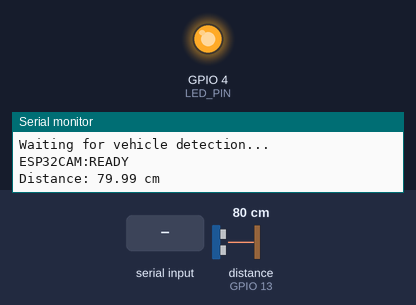
Bench run of a sketch on a simulated ESP32. On the bench: output pins drawn as LEDs (lit = HIGH), the last lines printed to the serial monitor. Wiring (inferred from the names in the program): ultrasonic range finder: trigger GPIO 12; echo GPIO 13. Dashed ring = blinking. The inputs (shaded band) are chosen by the test bench; at power-on: distance to the obstacle (sensor on GPIO 13) 80 cm. The echo pulse lasts 58.3 µs per cm; WiFi joins after 1.5 s; servers stay silent unless stated; uploads are accepted with an empty reply; the camera gives no picture; pins used as bus, display or sensor lines are not drawn.

Above: at 4.4 s.
4.5 s: distance to the obstacle (sensor on GPIO 13) set to 4 cm
At 4.74 s:
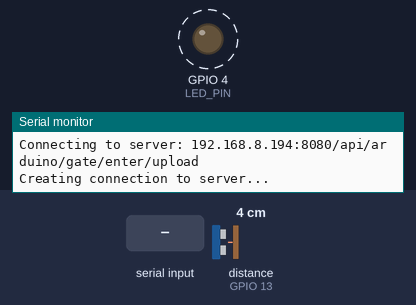
7.5 s: "TAKE_PHOTO\n" received over Serial
10.5 s: distance to the obstacle (sensor on GPIO 13) set to 2 cm
At 11.1 s:
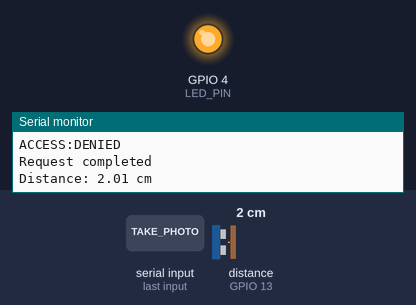
12.1 s: "1\n" received over Serial
Timing chart, 0 to 14.6 s (numbered marks = the images above; inputs shaded):
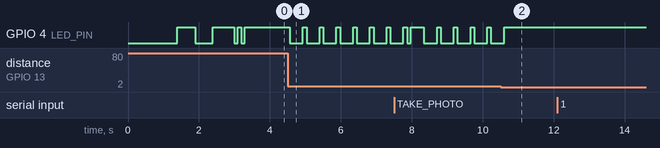

Measured:
- after the input at 4.5 s, GPIO 4 (LED_PIN): alternates HIGH for 0.10 s and LOW for 0.37 s, starting after 0.06 s
- after the input at 10.5 s, GPIO 4 (LED_PIN): goes on until 10.6 s, then stays HIGH

The sketch:

gate_enter_esp32cam.ino
```cpp
#include "esp_camera.h"
#include <WiFi.h>
#include <HTTPClient.h>
#include <ArduinoJson.h>
#include <ESP32Servo.h>

// WiFi credentials
const char* ssid = "Dialog 4G 405";
const char* password = "64CBCCC7";

// Backend server settings - separate host and path
const char* serverHost = "192.168.8.194"; // Replace with your actual server hostname
const char* serverPath = "/api/arduino/gate/enter/upload";
const int serverPort = 8080; // Default HTTP port, use 443 for HTTPS
const char* apiKey = "533a269d-e866-43be-93af-e65a43905762";
const char* locationId = "678bd59982059b655da1098e";

// Pin definitions for CAMERA_MODEL_AI_THINKER
#define PWDN_GPIO_NUM     32
#define RESET_GPIO_NUM    -1
#define XCLK_GPIO_NUM      0
#define SIOD_GPIO_NUM     26
#define SIOC_GPIO_NUM     27
#define Y9_GPIO_NUM       35
#define Y8_GPIO_NUM       34
#define Y7_GPIO_NUM       39
#define Y6_GPIO_NUM       36
#define Y5_GPIO_NUM       21
#define Y4_GPIO_NUM       19
#define Y3_GPIO_NUM       18
#define Y2_GPIO_NUM        5
#define VSYNC_GPIO_NUM    25
#define HREF_GPIO_NUM     23
#define PCLK_GPIO_NUM     22

// LED pin for status indication
#define LED_PIN 4  // GPIO4 is the onboard LED on many ESP32-CAM boards

// GPIO pin for Servo control
#define SERVO_PIN 2  // GPIO2 is available on ESP32-CAM (may need external pullup resistor)

// Gate control parameters
// Servo gateServo; // REMOVED: No longer controlling servo from ESP32-CAM
// const int GATE_CLOSED_POSITION = 0;    // Angle for closed gate (adjust as needed)
// const int GATE_OPEN_POSITION = 90;     // Angle for open gate (adjust as needed)
// const unsigned long GATE_OPEN_TIME = 10000; // Time to keep gate open in ms (10 seconds)
// unsigned long gateOpenTime = 0;
// bool gateIsOpen = false;

// Ultrasonic sensor pins (if connected directly to ESP32-CAM)
#define TRIGGER_PIN 12  // Can use GPIO12 on ESP32-CAM
#define ECHO_PIN 13     // Can use GPIO13 on ESP32-CAM
bool processingPicture = false;
long duration;
float distance;

void setup() {
  // Start serial communication
  Serial.begin(115200); // Use default UART for both debug and NodeMCU communication

  // Initialize status LED
  pinMode(LED_PIN, OUTPUT);
  digitalWrite(LED_PIN, LOW); // Turn on LED (LOW is ON for most ESP32-CAM boards)

  // Setup ultrasonic sensor (if connected directly to ESP32-CAM)
  pinMode(TRIGGER_PIN, OUTPUT);
  pinMode(ECHO_PIN, INPUT);
  digitalWrite(TRIGGER_PIN, LOW);

  // Initial startup message
  delay(1000); // Wait for serial to be ready
  Serial.println("\n\n");
  Serial.println("====================================");
  Serial.println("ESP32-CAM Gate System Initializing");
  Serial.println("====================================");
  Serial.println("Firmware compiled: " __DATE__ " " __TIME__);
  Serial.printf("ESP32 SDK Version: %s\n", ESP.getSdkVersion());
  Serial.printf("ESP32 CPU Freq: %d MHz\n", ESP.getCpuFreqMHz());
  Serial.printf("ESP32 Flash Size: %d bytes\n", ESP.getFlashChipSize());
  Serial.printf("Free Heap: %d bytes\n", ESP.getFreeHeap());

  // Setup servo control (allocate timer before camera initialization)
  // ESP32PWM::allocateTimer(0);  // Allocate timer 0
  // gateServo.setPeriodHertz(50); // Standard 50Hz servo
  // gateServo.attach(SERVO_PIN, 500, 2400); // Attach with min/max pulse width
  // gateServo.write(GATE_CLOSED_POSITION); // Start with gate closed
  // Serial.println("Servo initialized");

  // Initialize camera
  Serial.println("Initializing camera...");
  camera_config_t config;
  config.ledc_channel = LEDC_CHANNEL_0;
  config.ledc_timer = LEDC_TIMER_0;
  config.pin_d0 = Y2_GPIO_NUM;
  config.pin_d1 = Y3_GPIO_NUM;
  config.pin_d2 = Y4_GPIO_NUM;
  config.pin_d3 = Y5_GPIO_NUM;
  config.pin_d4 = Y6_GPIO_NUM;
  config.pin_d5 = Y7_GPIO_NUM;
  config.pin_d6 = Y8_GPIO_NUM;
  config.pin_d7 = Y9_GPIO_NUM;
  config.pin_xclk = XCLK_GPIO_NUM;
  config.pin_pclk = PCLK_GPIO_NUM;
  config.pin_vsync = VSYNC_GPIO_NUM;
  config.pin_href = HREF_GPIO_NUM;
  config.pin_sscb_sda = SIOD_GPIO_NUM;
  config.pin_sscb_scl = SIOC_GPIO_NUM;
  config.pin_pwdn = PWDN_GPIO_NUM;
  config.pin_reset = RESET_GPIO_NUM;
  config.xclk_freq_hz = 20000000;
  config.pixel_format = PIXFORMAT_JPEG;

  // Check for PSRAM
  bool hasPSRAM = psramFound();
  Serial.printf("PSRAM found: %s\n", hasPSRAM ? "YES" : "NO");

  // Use a much smaller image size to avoid memory issues
  if (hasPSRAM) {
    config.frame_size = FRAMESIZE_VGA; // Reduced from UXGA to VGA (640x480)
    config.jpeg_quality = 12; // Lower quality (higher number = lower quality)
    config.fb_count = 1;
    Serial.println("Camera config: VGA resolution (640x480)");
  } else {
    config.frame_size = FRAMESIZE_QVGA; // Even smaller (320x240)
    config.jpeg_quality = 12;
    config.fb_count = 1;
    Serial.println("Camera config: QVGA resolution (320x240)");
  }

  // Initialize the camera
  esp_err_t err = esp_camera_init(&config);
  if (err != ESP_OK) {
    Serial.printf("Camera initialization FAILED with error 0x%x\n", err);
    // Blink LED rapidly to indicate camera error
    for (int i = 0; i < 10; i++) {
      digitalWrite(LED_PIN, HIGH);
      delay(100);
      digitalWrite(LED_PIN, LOW);
      delay(100);
    }
    Serial.println("System halted due to camera initialization failure");
    while (1) {
      // Blink SOS pattern
      for (int i = 0; i < 3; i++) { // Short blinks (S)
        digitalWrite(LED_PIN, LOW); delay(200); digitalWrite(LED_PIN, HIGH); delay(200);
      }
      delay(300);
      for (int i = 0; i < 3; i++) { // Long blinks (O)
        digitalWrite(LED_PIN, LOW); delay(600); digitalWrite(LED_PIN, HIGH); delay(200);
      }
      delay(300);
      for (int i = 0; i < 3; i++) { // Short blinks (S)
        digitalWrite(LED_PIN, LOW); delay(200); digitalWrite(LED_PIN, HIGH); delay(200);
      }
      delay(1000);
    }
  }
  Serial.println("Camera initialized successfully!");

  // Test camera by taking a snapshot
  Serial.println("Taking test image...");
  camera_fb_t * fb = esp_camera_fb_get();
  if (!fb) {
    Serial.println("Test image capture failed!");
  } else {
    Serial.printf("Test image captured successfully! Size: %d bytes\n", fb->len);
    esp_camera_fb_return(fb);
  }

  // Connect to WiFi
  Serial.printf("Connecting to WiFi network: %s\n", ssid);
  WiFi.begin(ssid, password);

  // Blink LED while connecting to WiFi
  int wifiAttempts = 0;
  while (WiFi.status() != WL_CONNECTED) {
    digitalWrite(LED_PIN, !digitalRead(LED_PIN)); // Toggle LED
    delay(500);
    Serial.print(".");
    wifiAttempts++;
    if (wifiAttempts > 20) {
      Serial.println("\nWiFi connection timeout! Will continue but WiFi is not connected.");
      break;
    }
  }

  if (WiFi.status() == WL_CONNECTED) {
    Serial.println("\nWiFi connected successfully!");
    Serial.print("IP address: ");
    Serial.println(WiFi.localIP());
    // Blink LED twice to indicate WiFi connected
    for (int i = 0; i < 2; i++) {
      digitalWrite(LED_PIN, HIGH);
      delay(100);
      digitalWrite(LED_PIN, LOW);
      delay(100);
    }
  }

  // Turn off LED to indicate all systems ready
  digitalWrite(LED_PIN, HIGH); // LED off (HIGH is OFF for most ESP32-CAM boards)

  // All systems ready
  Serial.println("\n====================================");
  Serial.println("ESP32-CAM Gate System READY");
  Serial.println("====================================");
  Serial.println("Waiting for vehicle detection...");

  // Send ready signal to serial
  Serial.println("ESP32CAM:READY");
}

void loop() {
  // Process any commands from serial (if still connected to NodeMCU)
  if (Serial.available()) {
    String command = Serial.readStringUntil('\n');
    command.trim();

    Serial.printf("Command received: %s\n", command.c_str());

    if (command == "TAKE_PHOTO") {
      Serial.println("Photo request received");
      // Blink LED once
      digitalWrite(LED_PIN, LOW);
      delay(100);
      digitalWrite(LED_PIN, HIGH);

      takePhotoAndSend();
    }
  }

  // Check ultrasonic sensor for vehicle detection
  checkUltrasonicSensor();

  // Check if it's time to close the gate
  // if (gateIsOpen && (millis() - gateOpenTime > GATE_OPEN_TIME)) {
  //   closeGate();
  // }

  delay(100);
}

void checkUltrasonicSensor() {
  // Clear trigger pin
  digitalWrite(TRIGGER_PIN, LOW);
  delayMicroseconds(2);

  // Send trigger pulse
  digitalWrite(TRIGGER_PIN, HIGH);
  delayMicroseconds(10);
  digitalWrite(TRIGGER_PIN, LOW);

  // Get duration
  duration = pulseIn(ECHO_PIN, HIGH);

  // Calculate distance
  distance = (duration * 0.0343) / 2;

  // Only print distance every 2 seconds to reduce serial output
  static unsigned long lastPrintTime = 0;
  if (millis() - lastPrintTime > 2000) {
    Serial.print("Distance: ");
    Serial.print(distance);
    Serial.println(" cm");
    lastPrintTime = millis();
  }

  // Check if object is at approximately 4.5cm (with 0.5cm tolerance)
  // and we're not currently processing a picture
  if (distance >= 4.0 && distance <= 5.0 && !processingPicture) {
    Serial.println("Detected vehicle at recognition distance!");
    digitalWrite(LED_PIN, LOW);  // Turn on LED
    processingPicture = true;
    takePhotoAndSend();
  }
}

void takePhotoAndSend() {
  Serial.println("Taking photo...");

  // Take a photo
  camera_fb_t * fb = esp_camera_fb_get();
  if (!fb) {
    Serial.println("Camera capture failed");
    digitalWrite(LED_PIN, HIGH);  // Turn off LED
    processingPicture = false;
    return;
  }

  Serial.println("Photo taken! Sending to server...");
  Serial.printf("Image size: %d bytes\n", fb->len);

  // Check WiFi connection
  if (WiFi.status() != WL_CONNECTED) {
    Serial.println("WiFi disconnected. Reconnecting...");
    WiFi.reconnect();
    int attempts = 0;
    while (WiFi.status() != WL_CONNECTED && attempts < 20) {
      delay(500);
      Serial.print(".");
      attempts++;
    }
    if (WiFi.status() != WL_CONNECTED) {
      Serial.println("WiFi reconnection failed");
      esp_camera_fb_return(fb);
      digitalWrite(LED_PIN, HIGH);  // Turn off LED
      processingPicture = false;
      return;
    }
    Serial.println("WiFi reconnected");
  }

  Serial.printf("Connecting to server: %s:%d%s\n", serverHost, serverPort, serverPath);

  // Create multipart form data manually in memory
  // Prepare headers
  String boundary = "ParkMeArduinoBoundary";
  String head = "--" + boundary + "\r\n";
  head += "Content-Disposition: form-data; name=\"image\"; filename=\"image.jpg\"\r\n";
  head += "Content-Type: image/jpeg\r\n\r\n";

  String tail = "\r\n--" + boundary + "\r\n";
  tail += "Content-Disposition: form-data; name=\"location_id\"\r\n\r\n";
  tail += locationId;
  tail += "\r\n--" + boundary + "--\r\n";

  // Calculate content length
  size_t contentLength = head.length() + fb->len + tail.length();

  // Use direct WiFi client for more control - create TCP connection manually
  WiFiClient client;

  Serial.println("Creating connection to server...");

  // Set connection timeout
  client.setTimeout(10000); // 10 seconds timeout

  if (!client.connect(serverHost, serverPort)) {
    Serial.println("Connection failed! Check your server address and port.");
    esp_camera_fb_return(fb);
    digitalWrite(LED_PIN, HIGH);  // Turn off LED
    processingPicture = false;
    return;
  }

  Serial.println("Connection established. Sending HTTP request headers...");

  // Send the HTTP POST request headers manually
  client.print("POST ");
  client.print(serverPath);
  client.println(" HTTP/1.1");
  client.print("Host: ");
  client.println(serverHost);
  client.print("X-API-Key: ");
  client.println(apiKey);
  client.print("Content-Type: multipart/form-data; boundary=");
  client.println(boundary);
  client.print("Content-Length: ");
  client.println(contentLength);
  client.println("Connection: close");
  client.println(); // End of headers

  // Check if we can still write to client
  if (!client.connected()) {
    Serial.println("Connection lost after sending headers!");
    client.stop();
    esp_camera_fb_return(fb);
    digitalWrite(LED_PIN, HIGH);  // Turn off LED
    processingPicture = false;
    return;
  }

  // Send the multipart form data
  // Send boundary and file header
  client.print(head);

  // Send file data in chunks
  Serial.println("Sending image data in chunks...");
  const size_t bufferSize = 1024;
  uint8_t *buffer = new uint8_t[bufferSize];
  if (!buffer) {
    Serial.println("Failed to allocate buffer");
    client.stop();
    esp_camera_fb_return(fb);
    digitalWrite(LED_PIN, HIGH);  // Turn off LED
    processingPicture = false;
    return;
  }

  // Send image data
  bool success = true;
  for (size_t i = 0; i < fb->len; i += bufferSize) {
    // Check connection status periodically
    if (!client.connected()) {
      Serial.println("Connection lost while sending image data!");
      success = false;
      break;
    }

    size_t chunkSize = (i + bufferSize < fb->len) ? bufferSize : (fb->len - i);

    // Copy chunk to buffer
    memcpy(buffer, fb->buf + i, chunkSize);

    // Write chunk
    if (client.write(buffer, chunkSize) != chunkSize) {
      Serial.printf("Failed to send data chunk at position %d\n", i);
      success = false;
      break;
    }

    // Print progress every 10KB
    if (i % 10240 == 0) {
      Serial.printf("Sent %d bytes (%.1f%%)\n", i, (100.0 * i) / fb->len);
    }
  }

  delete[] buffer;

  if (!success) {
    Serial.println("Failed to send image data");
    client.stop();
    esp_camera_fb_return(fb);
    digitalWrite(LED_PIN, HIGH);  // Turn off LED
    processingPicture = false;
    return;
  }

  // Send tail with location_id
  client.print(tail);

  // Free the camera frame buffer
  esp_camera_fb_return(fb);

  Serial.println("HTTP request sent, waiting for response...");

  // Read the HTTP response body directly (skip header parsing)
  String responseBody = "";
  unsigned long responseStart = millis();
  bool headersEnded = false;
  while (client.connected() && millis() - responseStart < 10000) {
    while (client.available()) {
      String line = client.readStringUntil('\n');
      line.trim();
      if (!headersEnded) {
        if (line.length() == 0) {
          headersEnded = true;
        }
        continue;
      }
      // After headers, accumulate JSON body
      responseBody += line;
    }
  }
  client.stop();
  Serial.print("Response body: ");
  Serial.println(responseBody);

  // Parse JSON and check 'success' field
  bool accessGranted = false;
  if (responseBody.length() > 0) {
    StaticJsonDocument<256> doc;
    DeserializationError error = deserializeJson(doc, responseBody);
    if (!error) {
      if (doc["success"] == true) {
        accessGranted = true;
      }
    } else {
      Serial.print("JSON parse error: ");
      Serial.println(error.c_str());
    }
  }

  // Handle gate control based on JSON response
  if (accessGranted) {
    Serial.println("ACCESS GRANTED - Notifying NodeMCU");
    Serial.println("ACCESS:GRANTED"); // Send signal to NodeMCU
  } else {
    Serial.println("ACCESS DENIED - Not opening gate");
    Serial.println("ACCESS:DENIED"); // Send denial to NodeMCU
  }
  digitalWrite(LED_PIN, HIGH);  // Turn off LED
  processingPicture = false;
  Serial.println("Request completed");
}

// Function to open the gate
// void openGate() {
//   Serial.println("Opening gate...");
//   Serial.print("DEBUG: Writing servo position to ");
//   Serial.println(GATE_OPEN_POSITION);
//   gateServo.write(GATE_OPEN_POSITION);
//   Serial.println("DEBUG: Servo write command sent for opening gate");
//   gateIsOpen = true;
//   gateOpenTime = millis(); // Record the time when gate was opened
//   // Flash LED to indicate gate opening
//   for (int i = 0; i < 3; i++) {
//     digitalWrite(LED_PIN, LOW);  // LED on
//     delay(100);
//     digitalWrite(LED_PIN, HIGH); // LED off
//     delay(100);
//   }
// }

// Function to close the gate
// void closeGate() {
//   Serial.println("Closing gate...");
//   Serial.print("DEBUG: Writing servo position to ");
//   Serial.println(GATE_CLOSED_POSITION);
//   gateServo.write(GATE_CLOSED_POSITION);
//   Serial.println("DEBUG: Servo write command sent for closing gate");
//   gateIsOpen = false;
//   // Flash LED to indicate gate closing
//   for (int i = 0; i < 2; i++) {
//     digitalWrite(LED_PIN, LOW);  // LED on
//     delay(200);
//     digitalWrite(LED_PIN, HIGH); // LED off
//     delay(200);
//   }
// }
```
